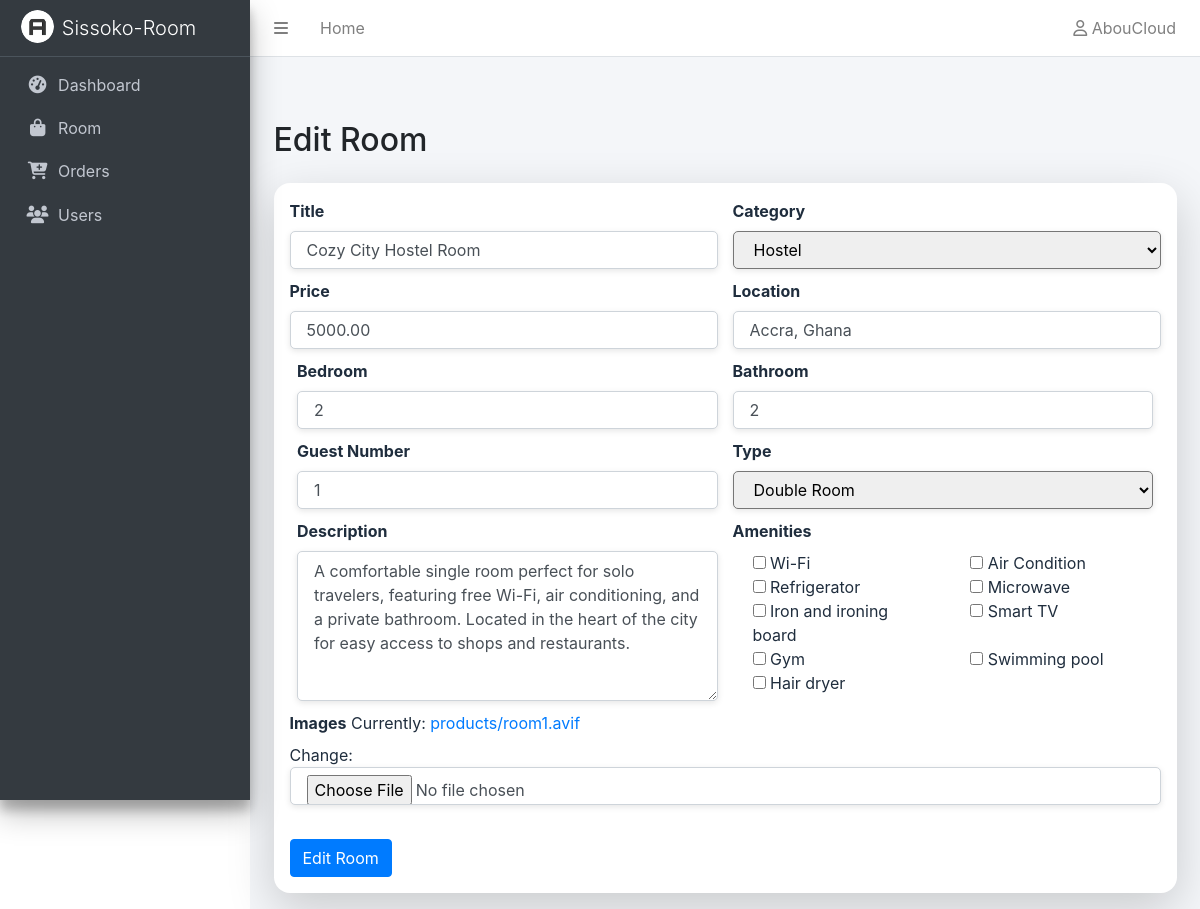
/sissoko-room/edit/room/1 (signed in), run on an earlier commit of the app's database.
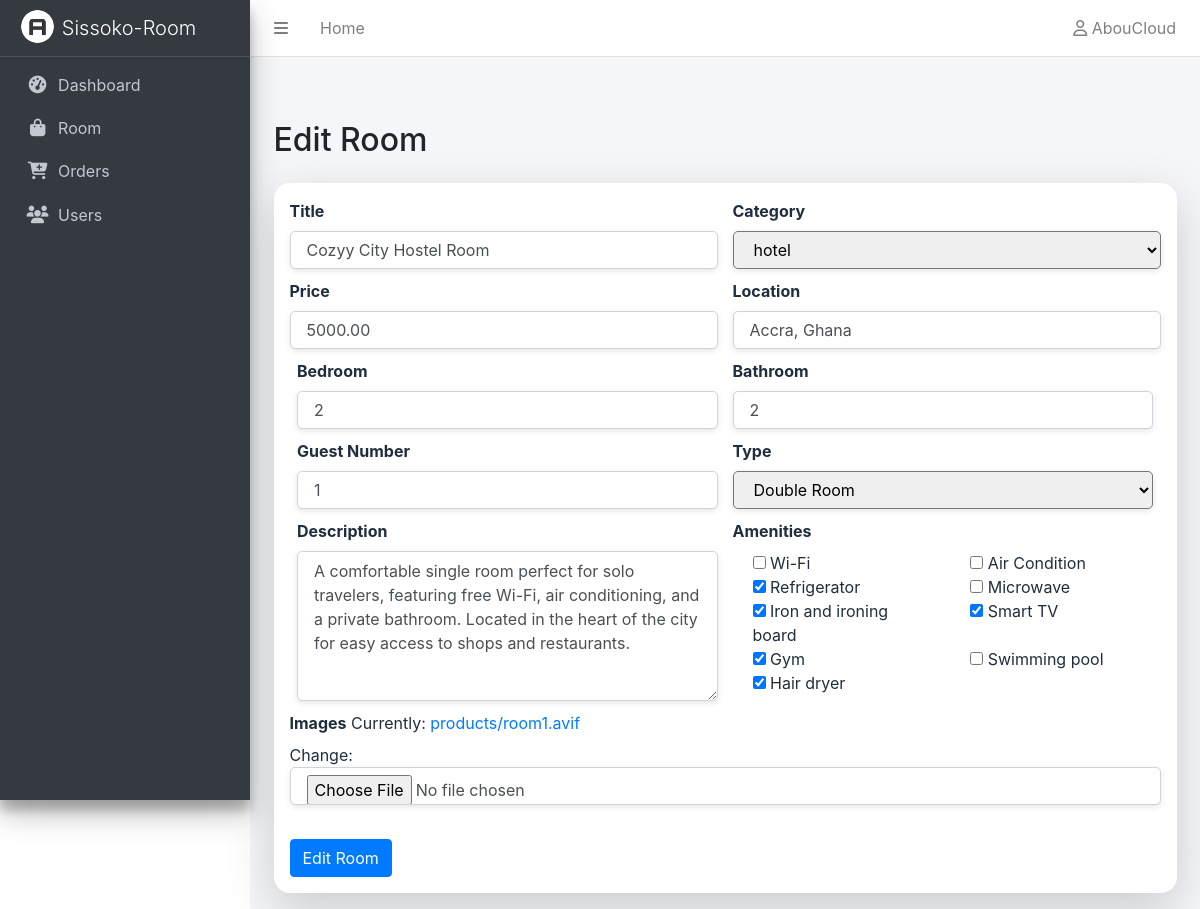
And on a later commit of the database.
### room/models.py (models this page shows, shortened)
class Room(models.Model):
    uuid = models.UUIDField(default=uuid.uuid4, editable=False, unique=True)
    user = models.ForeignKey(User, on_delete=models.CASCADE, related_name='rooms')
    slug = models.SlugField(unique=True, blank= True)
    title = models.CharField(max_length=200, null= False)
    category = models.CharField(max_length=200, null= False)
    type = models.CharField(max_length=200, blank=True,  null=False)
    stay_type = models.CharField(max_length=200, blank=True, null=False)
    price = models.DecimalField(max_digits=10, decimal_places=2)
    promot_price = models.DecimalField(max_digits=10, decimal_places=2, default=0, blank= True)
    quantity = models.DecimalField(max_digits=10, decimal_places=2, null=True)
    location = models.CharField(max_length=200, null= True)
    bedroom = models.IntegerField(default=1, blank=False)
    guest_number= models.IntegerField(default=0, blank=True, null= True)
    bathroom = models.IntegerField(default=1, blank=False)
    amenities = models.ManyToManyField(Amenities, blank=True)
    description = models.TextField(null=False)
    status=models.CharField(default='active', blank=True, null=True)
    images = models.ImageField(upload_to= "products/", null=True)
    created_at = models.DateTimeField(auto_now_add=True)
    updated = models.DateTimeField(auto_now=True)

### room/views.py (the view)
# urls.py: path('edit/room/<int:room_id>', views.EditRoom_view, name='editRoom'),
@staff_member_required(login_url='login')
def EditRoom_view(request, room_id):
    room = get_object_or_404(Room, id=room_id)
    if request.method == "POST":
        form = ProductForm(request.POST, request.FILES, instance=room)
        if form.is_valid():
            product = form.save(commit=False)
            product.save()
            form.save_m2m()
            return redirect('rooms')
        else:
            print('form errors:', form.errors)
    else:
        form  = ProductForm(instance=room)
    return render(request, 'editRoom.html', {'form': form , 'room': room})

### room/models.py (called while the page is built)
    def __str__(self):
        return self.name

### room/templates/editRoom.html (shortened to what this page needs)
{%extends 'base.html'%}
{%load static%}
{%block extra_css %}
<link rel="stylesheet" href="{% static 'css/addproduct.css' %}">
{%endblock%}
{%block content%}
<div class="container mt-5">
    <h2 class="mb-4">Edit Room</h2>
    <form method="POST" enctype="multipart/form-data" class="needs-validation shadow-lg p-3 bg-white"
        style="border-radius: 1rem;">
        <div class="row g-3">
            <div class="col-md-6">
                <label for="id_title" class="form-label">Title</label>
                {{ form.title}}
            </div>
            <div class="col-md-6 d-flex flex-column">
                <label for="id_category" class="form-label">Category</label>
                {{ form.category }}
            </div>
            <div class="col-md-6">
                <label for="id_price" class="form-label">Price</label>
                {{ form.price}}
            </div>
            <div class="col-md-6">
                <label for="id_location" class="form-label">Location</label>
                {{ form.location}}
            </div>
            <div class="col-12 d-flex flex-wrap">
                <div class="col-md-6">
                    <label for="id_bedroom" class="form-label">Bedroom</label>
                    {{ form.bedroom }}
                </div>
                <div class="col-md-6">
                    <label for="id_bathroom" class="form-label">Bathroom</label>
                    {{ form.bathroom}}
                </div>
            </div>
            <div class="col-12 d-flex flex-wrap">
                <div class="col-md-6">
                    <label for="id_guest_number" class="form-lable">Guest Number</label>
                    {{ form.guest_number}}
                </div>
                <div class="col-md-6 d-flex flex-column">
                    <label for="id_type" class="form-label">Type</label>
                    {{ form.type}}
                </div>
            </div>
            <div class="col-12 d-flex flex-wrap">
                <div class="col-md-6">
                    <label for="id_description" class="form-label">Description</label>
                    {{ form.description}}
                </div>
                <div class="col-md-6">
                    <label for="id_amenities" class="form-label">Amenities</label>
                    <div class="row">
                        {% for checkbox in form.amenities %}
                        <div class="col-6">
                            <div class="form-check">
                                {{ checkbox.tag }}
                                {{ checkbox.choice_label }}
                            </div>
                        </div>
                        {% if forloop.counter|divisibleby:2 %}
                    </div>
                    <div class="row">
                        {% endif %}
                        {% endfor %}
                    </div>
                </div>
            </div>
            <div class="col-12">
                <label for="id_description" class="form-label">Images</label>
                {{ form.images}}
            </div>
        </div>
        <button type="submit" class="btn btn-primary mt-4">Edit Room</button>
    </form>
</div>
{%endblock%}

What changed in the data, as far as the page shows it:
changed Room "Accra, Ghana": title "Cozy City Hostel Room" → "Cozyy City Hostel Room"; category "Hostel" → "hotel"
Also different on the page:
form field amenities: "☐" → "☑"
